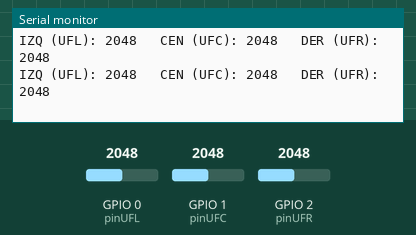
Bench run of a sketch on a simulated ESP32-C6. Shown: the last lines printed to the serial monitor. The inputs (shaded band) are chosen by the test bench; at power-on: GPIO 0 (pinUFL) = 2048, GPIO 1 (pinUFC) = 2048, GPIO 2 (pinUFR) = 2048.

Above: at 1.2 s.
1.3 s: GPIO 0 (pinUFL) set to 2866
At 1.71 s:
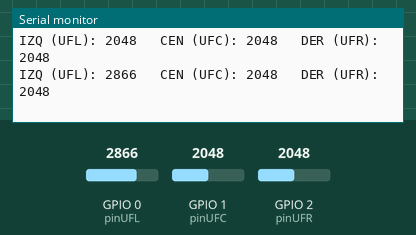
2.8 s: GPIO 1 (pinUFC) set to 2866
At 2.91 s:
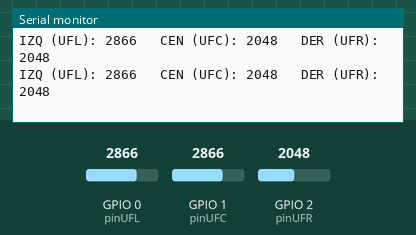
4.3 s: GPIO 2 (pinUFR) set to 2866
At 4.42 s:
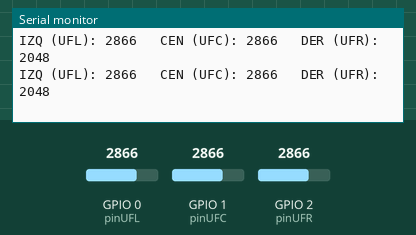
5.8 s: GPIO 0 (pinUFL) set to 3603
At 5.92 s:
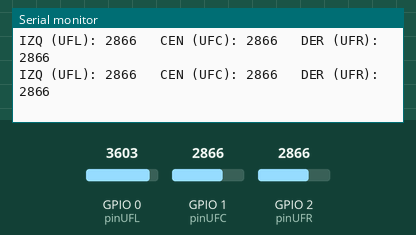
7.3 s: GPIO 1 (pinUFC) set to 3603
At 7.42 s:
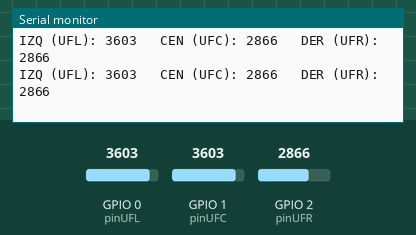
8.8 s: GPIO 2 (pinUFR) set to 3603
At 8.93 s:
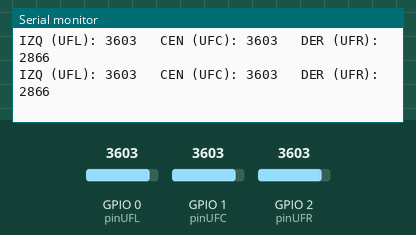
Timing chart, 0 to 11.3 s (numbered marks = the images above; inputs shaded):
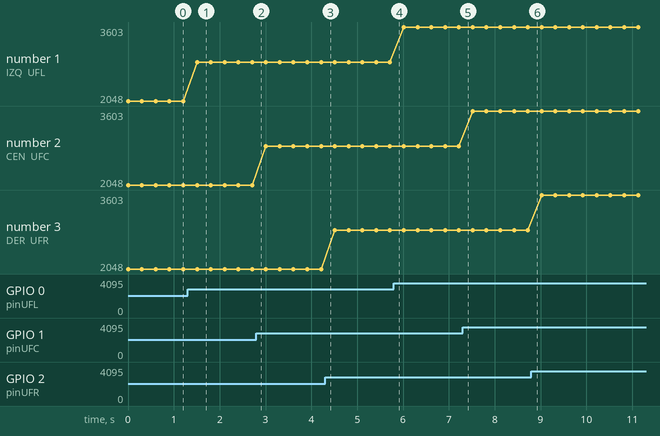

The sketch:

LecturaSensores.ino
```cpp
/*
 * Programa que se encarga de encontrar los umbrales
 * de los sensores TCRT5000
 *
 * Felipe Ramírez Alondra Navila
 * 12 de marzo de 2026
 * Versión definitiva
 */

// Definimos los pines de los sensores para el ESP32-C6
const int pinUFL = 0; // Izquierda
const int pinUFC = 1; // Centro
const int pinUFR = 2; // Derecha

void setup() {
  // En el ESP32-C6, el Serial suele ir a 115200
  Serial.begin(115200);

  // Configuramos como entrada
  pinMode(pinUFL, INPUT);
  pinMode(pinUFC, INPUT);
  pinMode(pinUFR, INPUT);

  Serial.println("--- Iniciando lectura de sensores ---");
}

void loop() {
  // Leemos los valores analógicos (0 - 4095)
  int valUFL = analogRead(pinUFL);
  int valUFC = analogRead(pinUFC);
  int valUFR = analogRead(pinUFR);

  // Mostramos los resultados en una sola línea para comparar mejor
  Serial.print("IZQ (UFL): "); Serial.print(valUFL);
  Serial.print("\t CEN (UFC): "); Serial.print(valUFC);
  Serial.print("\t DER (UFR): "); Serial.println(valUFR);

  delay(300); // Un poco de tiempo para poder leer
}
```

Measured:
- after the input at 1.3 s, the serial monitor: prints a new line after 0.21 s (image 1)
- plotted number 1: 2048 → 2866 after the input at 1.3 s, 2866 → 3603 after the input at 5.8 s
